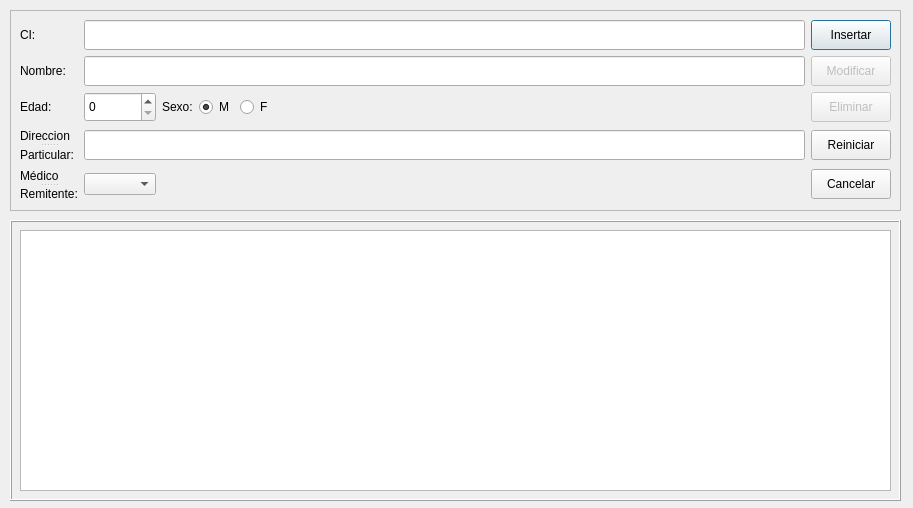
<?xml version="1.0" encoding="UTF-8"?>
<ui version="4.0">
 <class>Dialog</class>
 <widget class="QDialog" name="Dialog">
  <property name="geometry">
   <rect>
    <x>0</x>
    <y>0</y>
    <width>913</width>
    <height>508</height>
   </rect>
  </property>
  <property name="windowTitle">
   <string/>
  </property>
  <property name="windowIcon">
   <iconset>
    <normaloff>Qt.png</normaloff>Qt.png</iconset>
  </property>
  <widget class="QFrame" name="frame_2">
   <property name="geometry">
    <rect>
     <x>10</x>
     <y>220</y>
     <width>891</width>
     <height>281</height>
    </rect>
   </property>
   <property name="frameShape">
    <enum>QFrame::Box</enum>
   </property>
   <property name="frameShadow">
    <enum>QFrame::Raised</enum>
   </property>
   <widget class="QTableWidget" name="tablePacientes">
    <property name="geometry">
     <rect>
      <x>10</x>
      <y>10</y>
      <width>871</width>
      <height>261</height>
     </rect>
    </property>
    <property name="editTriggers">
     <set>QAbstractItemView::NoEditTriggers</set>
    </property>
    <property name="selectionBehavior">
     <enum>QAbstractItemView::SelectRows</enum>
    </property>
    <property name="columnCount">
     <number>0</number>
    </property>
   </widget>
  </widget>
  <widget class="QFrame" name="frame_3">
   <property name="geometry">
    <rect>
     <x>10</x>
     <y>10</y>
     <width>891</width>
     <height>201</height>
    </rect>
   </property>
   <property name="frameShape">
    <enum>QFrame::StyledPanel</enum>
   </property>
   <property name="frameShadow">
    <enum>QFrame::Sunken</enum>
   </property>
   <widget class="QWidget" name="layoutWidget">
    <property name="geometry">
     <rect>
      <x>10</x>
      <y>10</y>
      <width>871</width>
      <height>181</height>
     </rect>
    </property>
    <layout class="QGridLayout" name="gridLayout">
     <item row="0" column="0">
      <widget class="QLabel" name="label_13">
       <property name="text">
        <string>CI:</string>
       </property>
      </widget>
     </item>
     <item row="0" column="4">
      <widget class="QPushButton" name="btn_add">
       <property name="minimumSize">
        <size>
         <width>0</width>
         <height>30</height>
        </size>
       </property>
       <property name="text">
        <string>Insertar</string>
       </property>
      </widget>
     </item>
     <item row="2" column="4">
      <widget class="QPushButton" name="btn_delete">
       <property name="enabled">
        <bool>false</bool>
       </property>
       <property name="minimumSize">
        <size>
         <width>0</width>
         <height>30</height>
        </size>
       </property>
       <property name="text">
        <string>Eliminar</string>
       </property>
      </widget>
     </item>
     <item row="3" column="4">
      <widget class="QPushButton" name="btn_reset">
       <property name="minimumSize">
        <size>
         <width>0</width>
         <height>30</height>
        </size>
       </property>
       <property name="text">
        <string>Reiniciar</string>
       </property>
      </widget>
     </item>
     <item row="1" column="1" colspan="3">
      <widget class="QLineEdit" name="text_nombre">
       <property name="minimumSize">
        <size>
         <width>0</width>
         <height>30</height>
        </size>
       </property>
       <property name="maximumSize">
        <size>
         <width>16777215</width>
         <height>30</height>
        </size>
       </property>
      </widget>
     </item>
     <item row="0" column="1" colspan="3">
      <widget class="QLineEdit" name="text_ci">
       <property name="minimumSize">
        <size>
         <width>0</width>
         <height>30</height>
        </size>
       </property>
       <property name="maximumSize">
        <size>
         <width>16777215</width>
         <height>30</height>
        </size>
       </property>
      </widget>
     </item>
     <item row="1" column="4">
      <widget class="QPushButton" name="btn_edit">
       <property name="enabled">
        <bool>false</bool>
       </property>
       <property name="minimumSize">
        <size>
         <width>0</width>
         <height>30</height>
        </size>
       </property>
       <property name="text">
        <string>Modificar</string>
       </property>
      </widget>
     </item>
     <item row="2" column="3">
      <layout class="QHBoxLayout" name="horizontalLayout_2">
       <item>
        <widget class="QRadioButton" name="radio_M">
         <property name="maximumSize">
          <size>
           <width>40</width>
           <height>16777215</height>
          </size>
         </property>
         <property name="text">
          <string>M</string>
         </property>
         <property name="checked">
          <bool>true</bool>
         </property>
        </widget>
       </item>
       <item>
        <widget class="QRadioButton" name="radio_F">
         <property name="text">
          <string>F</string>
         </property>
        </widget>
       </item>
       <item>
        <spacer name="horizontalSpacer_3">
         <property name="orientation">
          <enum>Qt::Horizontal</enum>
         </property>
         <property name="sizeHint" stdset="0">
          <size>
           <width>40</width>
           <height>20</height>
          </size>
         </property>
        </spacer>
       </item>
      </layout>
     </item>
     <item row="2" column="2">
      <widget class="QLabel" name="label_5">
       <property name="text">
        <string>Sexo:</string>
       </property>
      </widget>
     </item>
     <item row="3" column="1" colspan="3">
      <widget class="QLineEdit" name="text_direccion">
       <property name="minimumSize">
        <size>
         <width>0</width>
         <height>30</height>
        </size>
       </property>
       <property name="maximumSize">
        <size>
         <width>16777215</width>
         <height>30</height>
        </size>
       </property>
      </widget>
     </item>
     <item row="2" column="1">
      <widget class="QSpinBox" name="number_edad">
       <property name="minimumSize">
        <size>
         <width>0</width>
         <height>30</height>
        </size>
       </property>
       <property name="maximumSize">
        <size>
         <width>16777215</width>
         <height>30</height>
        </size>
       </property>
       <property name="maximum">
        <number>120</number>
       </property>
      </widget>
     </item>
     <item row="4" column="1">
      <widget class="QComboBox" name="combo_medicoRemite"/>
     </item>
     <item row="1" column="0">
      <widget class="QLabel" name="label_15">
       <property name="minimumSize">
        <size>
         <width>58</width>
         <height>0</height>
        </size>
       </property>
       <property name="maximumSize">
        <size>
         <width>58</width>
         <height>16777215</height>
        </size>
       </property>
       <property name="text">
        <string>Nombre:</string>
       </property>
      </widget>
     </item>
     <item row="2" column="0">
      <widget class="QLabel" name="label_8">
       <property name="minimumSize">
        <size>
         <width>58</width>
         <height>0</height>
        </size>
       </property>
       <property name="text">
        <string>Edad:</string>
       </property>
      </widget>
     </item>
     <item row="4" column="4">
      <widget class="QPushButton" name="btn_cancel">
       <property name="minimumSize">
        <size>
         <width>0</width>
         <height>30</height>
        </size>
       </property>
       <property name="text">
        <string>Cancelar</string>
       </property>
      </widget>
     </item>
     <item row="4" column="0">
      <widget class="QSplitter" name="splitter_2">
       <property name="orientation">
        <enum>Qt::Vertical</enum>
       </property>
       <widget class="QLabel" name="label_7">
        <property name="minimumSize">
         <size>
          <width>58</width>
          <height>0</height>
         </size>
        </property>
        <property name="text">
         <string>Médico</string>
        </property>
       </widget>
       <widget class="QLabel" name="label_2">
        <property name="text">
         <string>Remitente:</string>
        </property>
       </widget>
      </widget>
     </item>
     <item row="3" column="0">
      <widget class="QSplitter" name="splitter">
       <property name="orientation">
        <enum>Qt::Vertical</enum>
       </property>
       <widget class="QLabel" name="label_6">
        <property name="minimumSize">
         <size>
          <width>58</width>
          <height>0</height>
         </size>
        </property>
        <property name="text">
         <string>Direccion</string>
        </property>
       </widget>
       <widget class="QLabel" name="label">
        <property name="text">
         <string>Particular:</string>
        </property>
       </widget>
      </widget>
     </item>
    </layout>
   </widget>
  </widget>
 </widget>
 <resources/>
 <connections/>
</ui>
